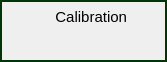
    <widget class="caFrame" name="caFrame23">
     <property name="geometry">
      <rect>
       <x>40</x>
       <y>354</y>
       <width>167</width>
       <height>62</height>
      </rect>
     </property>
     <property name="frameShape">
      <enum>QFrame::NoFrame</enum>
     </property>
     <property name="background">
      <color alpha="0">
       <red>0</red>
       <green>0</green>
       <blue>0</blue>
      </color>
     </property>
     <property name="backgroundMode">
      <enum>caFrame::Filled</enum>
     </property>
     <property name="visibilityMode">
      <enum>caFrame::All</enum>
     </property>
     <widget class="QFrame" name="QFrame44">
      <property name="geometry">
       <rect>
        <x>0</x>
        <y>0</y>
        <width>167</width>
        <height>62</height>
       </rect>
      </property>
      <property name="styleSheet">
       <string>QFrame
{
    border-width: 2px;
    border-style: solid;
    border-color: rgba(0,53,8,255);
}
</string>
      </property>
      <property name="background" stdset="0">
       <color alpha="0">
        <red>0</red>
        <green>0</green>
        <blue>0</blue>
       </color>
      </property>
     </widget>
     <widget class="caLabel" name="caLabel7">
      <property name="geometry">
       <rect>
        <x>7</x>
        <y>7</y>
        <width>120</width>
        <height>20</height>
       </rect>
      </property>
      <property name="font">
       <font>
        <family>Liberation Sans</family>
        <pointsize>11</pointsize>
       </font>
      </property>
      <property name="text">
       <string>Calibration</string>
      </property>
      <property name="alignment">
       <set>Qt::AlignRight|Qt::AlignTrailing|Qt::AlignVCenter</set>
      </property>
      <property name="fontScaleMode">
       <enum>ESimpleLabel::Height</enum>
      </property>
      <property name="foreground">
       <color>
        <red>0</red>
        <green>0</green>
        <blue>0</blue>
       </color>
      </property>
      <property name="background">
       <color alpha="0">
        <red>0</red>
        <green>0</green>
        <blue>0</blue>
       </color>
      </property>
      <property name="borderColor">
       <color>
        <red>0</red>
        <green>0</green>
        <blue>0</blue>
       </color>
      </property>
      <property name="borderWidth">
       <number>0</number>
      </property>
     </widget>
     <widget class="caChoice" name="caChoice1">
      <property name="geometry">
       <rect>
        <x>12</x>
        <y>37</y>
        <width>140</width>
        <height>20</height>
       </rect>
      </property>
      <property name="channel" stdset="0">
       <string>$(P)$(MN):UseSet</string>
      </property>
      <property name="foreground">
       <color>
        <red>36</red>
        <green>36</green>
        <blue>36</blue>
       </color>
      </property>
      <property name="background">
       <color>
        <red>87</red>
        <green>202</green>
        <blue>228</blue>
       </color>
      </property>
      <property name="colorMode">
       <enum>caChoice::Static</enum>
      </property>
      <property name="stackingMode" stdset="0">
       <enum>caChoice::Column</enum>
      </property>
      <property name="startBit">
       <number>0</number>
      </property>
      <property name="endBit">
       <number>1</number>
      </property>
     </widget>
    </widget>
